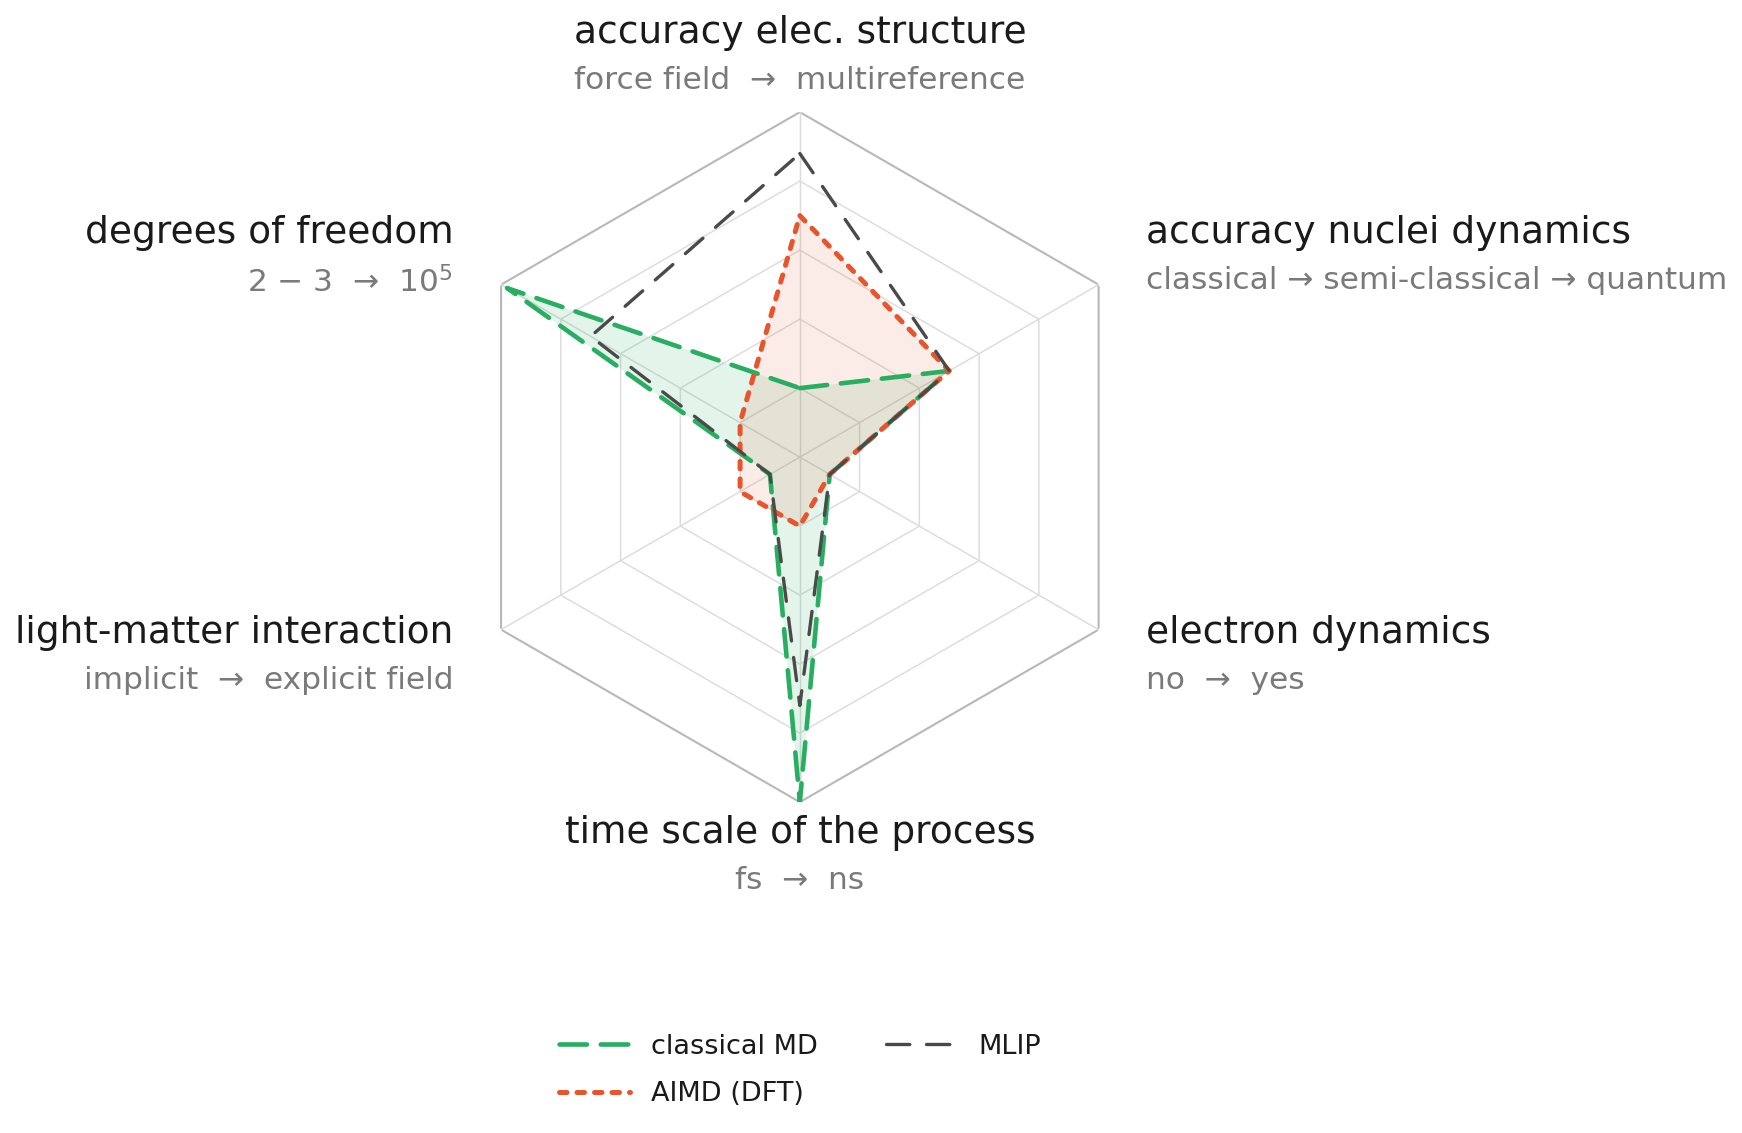

Write Python code to recreate this figure.
#!/usr/bin/env python3
"""
Radar / spider chart comparing simulation methods against what the problem demands.

Axes (clockwise from top):
    1. accuracy elec. structure   force field -> multireference
    2. accuracy nuclei dynamics   classical -> semi-classical -> quantum
    3. electron dynamics          no -> yes
    4. time scale of the process  fs -> ns
    5. light-matter interaction   none -> explicit field / QED
    6. degrees of freedom         2-3 -> 10^5

Edit AXES and METHODS below; everything else adapts automatically.
"""

import numpy as np
import matplotlib.pyplot as plt
from matplotlib.path import Path
from matplotlib.patches import RegularPolygon

# --------------------------------------------------------------------------
# 1. AXES  (label, subtitle)  -- order = clockwise starting at 12 o'clock
# --------------------------------------------------------------------------
AXES = [
    ("accuracy elec. structure", "force field  →  multireference"),
    ("accuracy nuclei dynamics", "classical → semi-classical → quantum"),
    ("electron dynamics",        "no  →  yes"),
    ("time scale of the process", "fs  →  ns"),
    ("light-matter interaction", "implicit  →  explicit field"),
    ("degrees of freedom",       "2 − 3  →  10$^5$"),
]

# --------------------------------------------------------------------------
# 2. METHODS: name -> (values in [0, 1], colour, linestyle, linewidth)
#    Values follow the same order as AXES.
# --------------------------------------------------------------------------
METHODS = {
    "classical MD": dict(
        values=[0.20, 0.50, 0.10, 1.00, 0.10, 0.98],
        color="#27ae60", linestyle=(0, (6, 3)), linewidth=2.2, fill=0.13,
    ),
    "AIMD (DFT)": dict(
        values=[0.7, 0.50, 0.10, 0.20, 0.20, 0.20],
        color="#e8552d", linestyle=(0, (1.5, 2)), linewidth=2.4, fill=0.11,
    ),
    "MLIP": dict(
        values=[0.88, 0.50, 0.10, 0.72, 0.10, 0.70],
        color="#4a4a4a", linestyle=(0, (7, 5)), linewidth=1.6, fill=0.0,
    ),
}

N_RINGS = 5          # number of concentric grid polygons
LABEL_RADIUS = 1.16  # distance of the axis labels from the centre

# --------------------------------------------------------------------------
# 2b. FONT SIZES  -- tweak these to scale the text
#     FONT_SCALE multiplies every size below at once.
# --------------------------------------------------------------------------
FONT_SCALE          = 1.0   # global multiplier for all font sizes
FS_AXIS_TITLE       = 18 #12.5  # axis names around the chart
FS_AXIS_SUBTITLE    = 15 #9.5   # small grey range description under each axis name
FS_LEGEND           = 13 #11.5  # legend entries


def fs(size):
    """Apply the global FONT_SCALE to a base font size."""
    return size * FONT_SCALE


# --------------------------------------------------------------------------
# 3. Helper: polygon-shaped frame instead of the default circular one
# --------------------------------------------------------------------------
def polygon_spine(ax, n_vars, theta):
    """Replace the circular outer spine by an n-sided polygon."""
    ax.set_frame_on(False)
    # outer boundary
    outer = RegularPolygon((0.5, 0.5), n_vars, radius=0.5,
                           orientation=0, transform=ax.transAxes,
                           facecolor="none", edgecolor="#b8b8b8",
                           linewidth=1.0, zorder=0)
    ax.add_patch(outer)
    # inner rings
    closed = np.append(theta, theta[0])
    for r in np.linspace(1.0 / N_RINGS, 1.0, N_RINGS)[:-1]:
        ax.plot(closed, [r] * len(closed), color="#dcdcdc",
                linewidth=0.7, zorder=0)
    # radial spokes
    for t in theta:
        ax.plot([t, t], [0, 1], color="#dcdcdc", linewidth=0.7, zorder=0)


def make_radar(save_as=None, show=False):
    n = len(AXES)
    theta = np.linspace(0, 2 * np.pi, n, endpoint=False)

    fig = plt.figure(figsize=(11.5, 8.0), dpi=150)
    # explicit axes rect keeps room for the outer labels and the legend
    ax = fig.add_axes([0.30, 0.22, 0.40, 0.66], polar=True)

    # 12 o'clock start, clockwise
    ax.set_theta_offset(np.pi / 2)
    ax.set_theta_direction(-1)

    ax.set_ylim(0, 1)
    ax.set_xticks([])
    ax.set_yticks([])
    ax.grid(False)
    ax.spines["polar"].set_visible(False)

    polygon_spine(ax, n, theta)

    # ---- data ------------------------------------------------------------
    closed_theta = np.append(theta, theta[0])
    for name, cfg in METHODS.items():
        vals = np.append(cfg["values"], cfg["values"][0])
        ax.plot(closed_theta, vals, label=name,
                color=cfg["color"], linestyle=cfg["linestyle"],
                linewidth=cfg["linewidth"], zorder=3,
                solid_capstyle="round", dash_capstyle="round")
        if cfg["fill"]:
            ax.fill(closed_theta, vals, color=cfg["color"],
                    alpha=cfg["fill"], zorder=2, linewidth=0)

    # ---- axis labels ------------------------------------------------------
    for t, (title, subtitle) in zip(theta, AXES):
        # horizontal / vertical alignment depending on position on the circle
        x = np.sin(t)          # because of offset+direction, sin/cos swap
        y = np.cos(t)
        if abs(x) < 1e-3:
            ha = "center"
        elif x > 0:
            ha = "left"
        else:
            ha = "right"
        # anchor the pair radially, then stack title/subtitle in *points*
        # so they never overlap on the near-horizontal axes
        ax.annotate(title, xy=(t, LABEL_RADIUS),
                    xytext=(0, 3), textcoords="offset points",
                    ha=ha, va="bottom", fontsize=fs(FS_AXIS_TITLE),
                    color="#1a1a1a", zorder=5, annotation_clip=False)
        ax.annotate(subtitle, xy=(t, LABEL_RADIUS),
                    xytext=(0, -4), textcoords="offset points",
                    ha=ha, va="top", fontsize=fs(FS_AXIS_SUBTITLE),
                    color="#7a7a7a", zorder=5, annotation_clip=False)

    # ---- legend -----------------------------------------------------------
    handles, labels = ax.get_legend_handles_labels()
    leg = ax.legend(handles, labels, loc="upper center",
                    bbox_to_anchor=(0.5, -0.30), ncol=2,
                    frameon=False, fontsize=fs(FS_LEGEND),
                    handlelength=2.6, columnspacing=2.5, labelspacing=0.8)
    for txt in leg.get_texts():
        txt.set_color("#1a1a1a")

    if save_as:
        for path in (save_as if isinstance(save_as, (list, tuple)) else [save_as]):
            fig.savefig(path, bbox_inches="tight", facecolor="white")
            print(f"saved: {path}")
    if show:
        plt.show()
    return fig, ax


if __name__ == "__main__":
    make_radar(save_as=["radar_methods.png", "radar_methods.pdf"])
